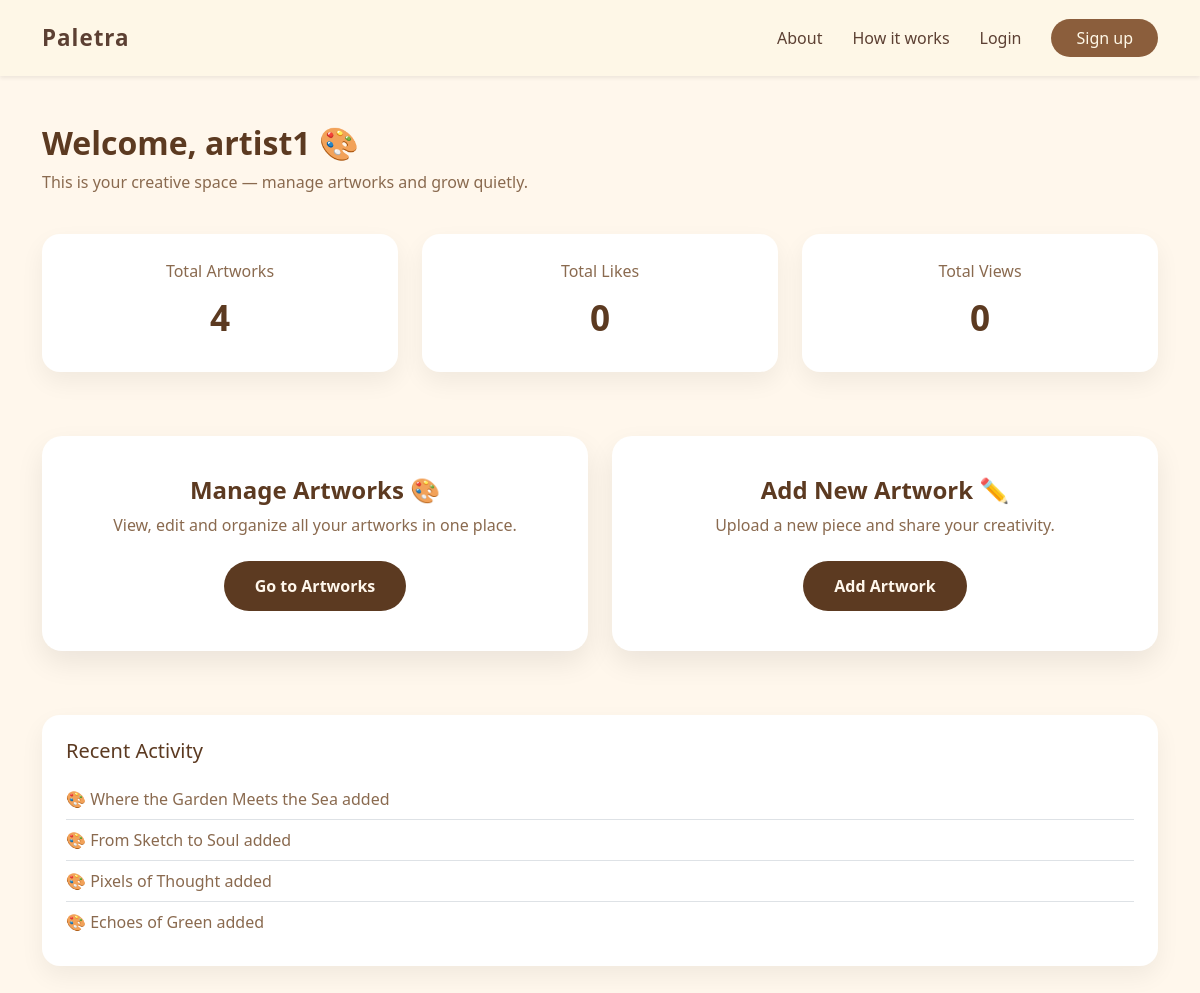
/artist_dashboard/ (signed in), run on an earlier commit of the app's database.
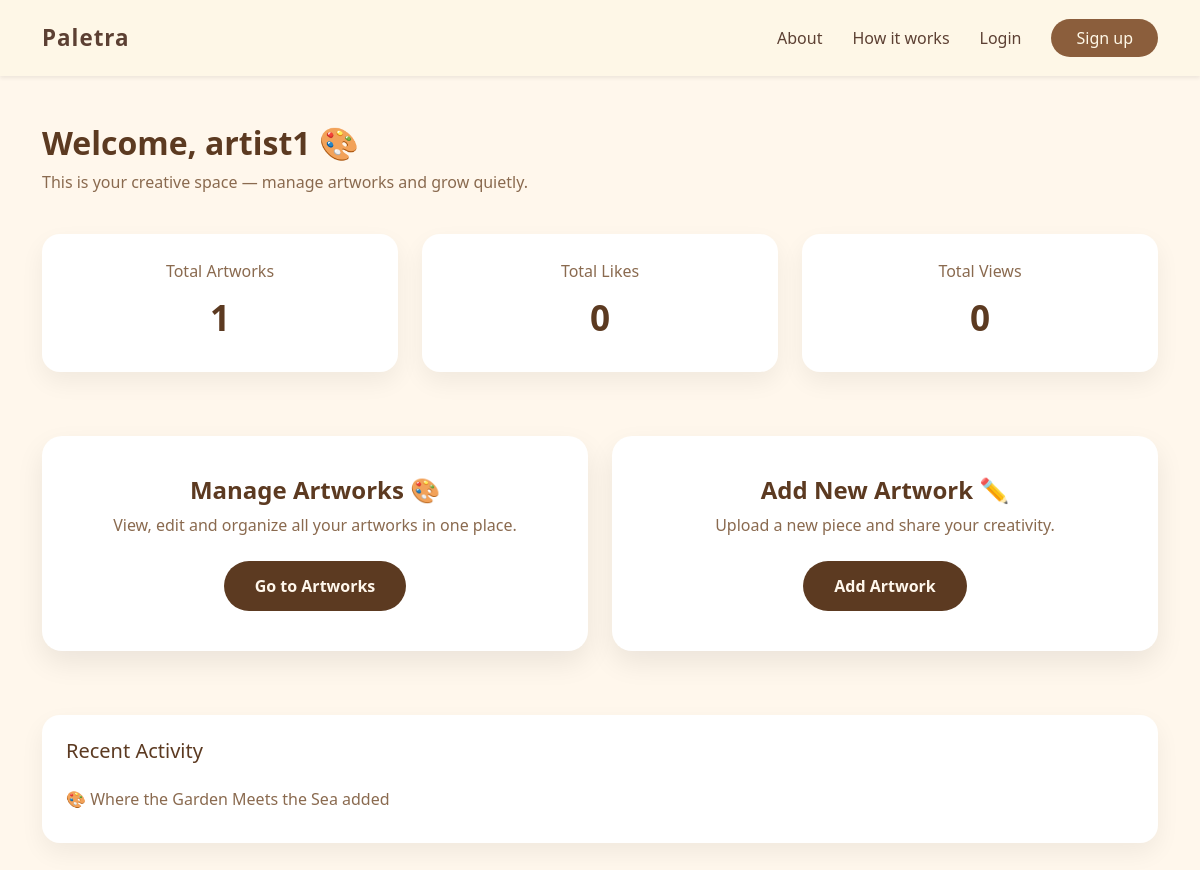
And on a later commit of the database.
### core_app/models.py (models this page shows, shortened)
class Artwork(models.Model):
    artist = models.ForeignKey(
        settings.AUTH_USER_MODEL,
        on_delete=models.CASCADE,
        related_name='artworks'
    )
    title = models.CharField(max_length=200)
    description = models.TextField(blank=True)
    category = models.CharField(max_length=50, choices=CATEGORY_CHOICES)
    image = models.ImageField(upload_to='artworks/')
    price = models.DecimalField(max_digits=8,decimal_places=2)
    created_at = models.DateTimeField(auto_now_add=True)

### core_app/views.py (the view)
# urls.py: path('artist_dashboard/', views.artist_dashboard, name='artist_dashboard'),
@login_required
def artist_dashboard(request):
    if request.user.role != 'artist':
        return redirect('login')
    artworks = Artwork.objects.filter(artist=request.user).order_by('-created_at')
    return render(request, 'dashboards/artist_dashboard.html', {
        'artworks': artworks,
        'numbers': range(1, 4),
    })

### core_app/templates/dashboards/artist_dashboard.html (shortened to what this page needs)
{% extends "masterss.html" %}
{% load static %}
{% block content %}
<div class="dashboard-page py-5">
  <div class="container">
    <div class="dashboard-header">
        <h2 class="text-main fw-bold">
            Welcome, {{ request.user.username }} 🎨
        </h2>
        <p class="text-muted-soft">
            This is your creative space — manage artworks and grow quietly.
        </p>
    </div>
    <div class="row mb-5">
        <div class="col-md-4 mb-3">
            <div class="stat-card">
                <h6 class="text-muted-soft">Total Artworks</h6>
                <div class="stat-number text-main">
                    {{ artworks|length }}
                </div>
            </div>
        </div>
        <div class="col-md-4 mb-3">
            <div class="stat-card">
                <h6 class="text-muted-soft">Total Likes</h6>
                <div class="stat-number text-main">0</div>
            </div>
        </div>
        <div class="col-md-4 mb-3">
            <div class="stat-card">
                <h6 class="text-muted-soft">Total Views</h6>
                <div class="stat-number text-main">0</div>
            </div>
        </div>
    </div>
    <div class="row mb-5">
        <div class="col-md-6 mb-3">
            <div class="link-card">
                <h4 class="text-main fw-bold mb-2">
                    Manage Artworks 🎨
                </h4>
                <p class="text-muted-soft mb-4">
                    View, edit and organize all your artworks in one place.
                </p>
                <a href="{% url 'artist_my_artworks' %}" class="btn btn-art">
                    Go to Artworks
                </a>
            </div>
        </div>
        <div class="col-md-6 mb-3">
            <div class="link-card">
                <h4 class="text-main fw-bold mb-2">
                    Add New Artwork ✏️
                </h4>
                <p class="text-muted-soft mb-4">
                    Upload a new piece and share your creativity.
                </p>
                <a href="{% url 'add_artworks' %}" class="btn btn-art">
                    Add Artwork
                </a>
            </div>
        </div>
    </div>
    <div class="activity-box">
        <h5 class="text-main mb-3">
            Recent Activity
        </h5>
        <ul class="list-group list-group-flush">
            {% for art in artworks %}
            <li class="list-group-item px-0 text-muted-soft">
                🎨 {{ art.title }} added
            </li>
            {% empty %}
            <li class="list-group-item px-0 text-muted-soft">
                No recent activity yet.
            </li>
            {% endfor %}
        </ul>
    </div>
  </div>
</div>
{% endblock %}

What changed in the data, as far as the page shows it:
removed Artwork: title "From Sketch to Soul"
removed Artwork: title "Pixels of Thought"
removed Artwork: title "Echoes of Green"
Also different on the page:
{{ artworks|length }}: "4" → "1"
